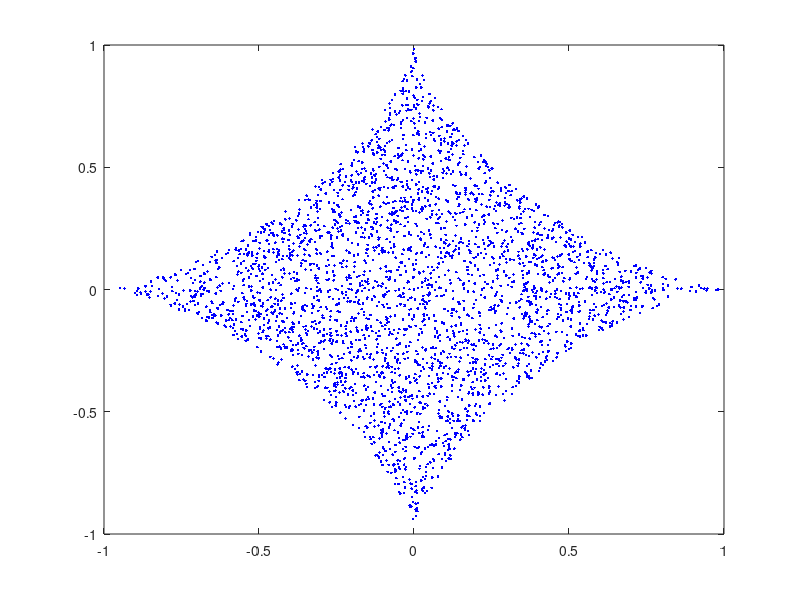

Reproduce this figure in MATLAB.

% Problem 2

p=0.7;
u1 = 2*rand(10000,1)-1;
u2 = 2*rand(10000,1)-1;
sample = zeros(10000,2);

for i=1:10000
    if nthroot( abs(u1(i))^p + abs(u2(i))^p , p ) <= 1
        sample(i,1) = u1(i);
        sample(i,2) = u2(i);
    end
end

plot(sample(:,1),sample(:,2),'.b');